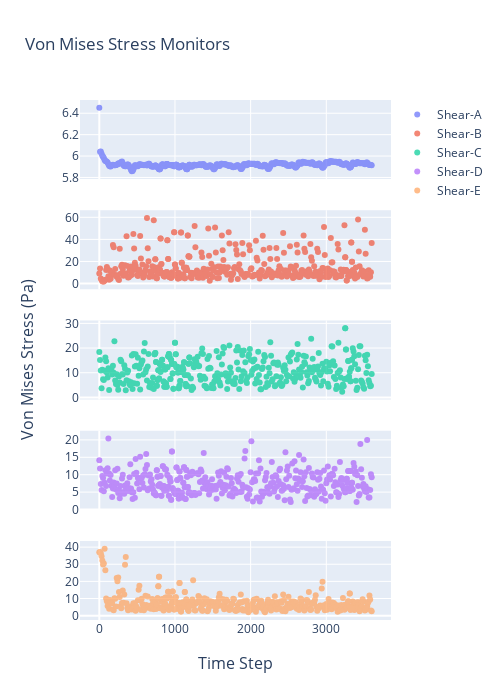

Notebook code cell kept with this figure:
### Code cell
color10_16 = ['#636EFA', '#EF553B', '#00CC96', '#AB63FA', '#FFA15A', '#19D3F3', '#FF6692', '#B6E880', '#FF97FF',
              '#FECB52']
fig = make_subplots(
    rows=5,
    cols=1,
    shared_xaxes=True,
    x_title="Time Step",
    y_title="Von Mises Stress (Pa)")
# subplot_titles=("Point A", "Quadrant 2"))

fig.add_trace(go.Scatter(x=resid_dict['point-tau_vm-a.out']['Time Step'],
                         y=resid_dict['point-tau_vm-a.out']['point-tau_vm-a'],
                         mode='markers',
                         opacity=scatter_opacity,
                         name='Shear-A',
                         line=dict(color=color10_16[0])),
              row=1, col=1)
# fig.add_trace(go.Scatter(x=bin_df['bin_centres'],
#                          y=bin_df['point-shear-a_bin_mean'],
#                          mode='markers+lines',
#                          name='Mean +/- STD',
#                          line=dict(color='black'),
#                          opacity=.55,
#                          error_y_array=bin_df['point-shear-a_std'],
#                          showlegend=False),
#               row=1, col=1)

fig.add_trace(go.Scatter(x=resid_dict['point-tau_vm-b.out']['Time Step'],
                         y=resid_dict['point-tau_vm-b.out']['point-tau_vm-b'],
                         mode='markers',
                         opacity=scatter_opacity,
                         name='Shear-B',
                         line=dict(color=color10_16[1])),
              row=2, col=1)
# fig.add_trace(go.Scatter(x=bin_df['bin_centres'],
#                          y=bin_df['point-shear-b_bin_mean'],
#                          mode='markers+lines',
#                          name='Mean +/- STD',
#                          line=dict(color='black'),
#                          opacity=.55,
#                          error_y_array=bin_df['point-shear-b_std'],
#                          showlegend=False),
#               row=2, col=1)


fig.add_trace(go.Scatter(x=resid_dict['point-tau_vm-c.out']['Time Step'],
                         y=resid_dict['point-tau_vm-c.out']['point-tau_vm-c'],
                         mode='markers',
                         opacity=scatter_opacity,
                         name='Shear-C',
                         line=dict(color=color10_16[2]),
                         showlegend=True),
              row=3, col=1)
# fig.add_trace(go.Scatter(x=bin_df['bin_centres'],
#                          y=bin_df['point-shear-c_bin_mean'],
#                          mode='markers+lines',
#                          name='Mean +/- STD',
#                          line=dict(color='black'),
#                          opacity=.55,
#                          error_y_array=bin_df['point-shear-c_std'],
#                          showlegend=False),
#               row=3, col=1)

fig.add_trace(go.Scatter(x=resid_dict['point-tau_vm-d.out']['Time Step'],
                         y=resid_dict['point-tau_vm-d.out']['point-tau_vm-d'],
                         mode='markers',
                         opacity=scatter_opacity,
                         name='Shear-D',
                         line=dict(color=color10_16[3]),
                         showlegend=True),
              row=4, col=1)
# fig.add_trace(go.Scatter(x=bin_df['bin_centres'],
#                          y=bin_df['point-shear-d_bin_mean'],
#                          mode='markers+lines',
#                          name='Mean +/- STD',
#                          line=dict(color='black'),
#                          opacity=.55,
#                          error_y_array=bin_df['point-shear-d_std'],
#                          showlegend=False),
#               row=4, col=1)

fig.add_trace(go.Scatter(x=resid_dict['point-tau_vm-e.out']['Time Step'],
                         y=resid_dict['point-tau_vm-e.out']['point-tau_vm-e'],
                         mode='markers',
                         opacity=scatter_opacity,
                         name='Shear-E',
                         line=dict(color=color10_16[4]),
                         showlegend=True),
              row=5, col=1)
# fig.add_trace(go.Scatter(x=bin_df['bin_centres'],
#                          y=bin_df['point-shear-e_bin_mean'],
#                          mode='markers+lines',
#                          name='Mean +/- STD',
#                          line=dict(color='black'),
#                          opacity=.55,
#                          error_y_array=bin_df['point-shear-e_std'],
#                          showlegend=True),
#               row=5, col=1)

fig.update_layout(height=700, width=500,
                  title_text="Von Mises Stress Monitors")

fig.show()

### Figure 1 — Plotly figure (JSON) as saved in the notebook; plotly's stock layout.template omitted (floating-point values rounded to 4 significant figures; data arrays with more than 128 entries replaced by an {"elided": "..."} marker saying what was removed)
{"data": [{"line": {"color": "#636EFA"}, "mode": "markers", "name": "Shear-A", "opacity": 0.7, "type": "scatter", "x": {"elided": "415 int values"}, "xaxis": "x", "y": {"elided": "415 float values"}, "yaxis": "y"}, {"line": {"color": "#EF553B"}, "mode": "markers", "name": "Shear-B", "opacity": 0.7, "type": "scatter", "x": {"elided": "418 int values"}, "xaxis": "x2", "y": {"elided": "418 float values"}, "yaxis": "y2"}, {"line": {"color": "#00CC96"}, "mode": "markers", "name": "Shear-C", "opacity": 0.7, "showlegend": true, "type": "scatter", "x": {"elided": "416 int values"}, "xaxis": "x3", "y": {"elided": "416 float values"}, "yaxis": "y3"}, {"line": {"color": "#AB63FA"}, "mode": "markers", "name": "Shear-D", "opacity": 0.7, "showlegend": true, "type": "scatter", "x": {"elided": "418 int values"}, "xaxis": "x4", "y": {"elided": "418 float values"}, "yaxis": "y4"}, {"line": {"color": "#FFA15A"}, "mode": "markers", "name": "Shear-E", "opacity": 0.7, "showlegend": true, "type": "scatter", "x": {"elided": "417 int values"}, "xaxis": "x5", "y": {"elided": "417 float values"}, "yaxis": "y5"}], "layout": {"annotations": [{"font": {"size": 16}, "showarrow": false, "text": "Time Step", "x": 0.5, "xanchor": "center", "xref": "paper", "y": 0, "yanchor": "top", "yref": "paper", "yshift": -30}, {"font": {"size": 16}, "showarrow": false, "text": "Von Mises Stress (Pa)", "textangle": -90, "x": 0, "xanchor": "right", "xref": "paper", "xshift": -40, "y": 0.5, "yanchor": "middle", "yref": "paper"}], "height": 700, "title": {"text": "Von Mises Stress Monitors"}, "width": 500, "xaxis": {"anchor": "y", "domain": [0.0, 1.0], "matches": "x5", "showticklabels": false}, "xaxis2": {"anchor": "y2", "domain": [0.0, 1.0], "matches": "x5", "showticklabels": false}, "xaxis3": {"anchor": "y3", "domain": [0.0, 1.0], "matches": "x5", "showticklabels": false}, "xaxis4": {"anchor": "y4", "domain": [0.0, 1.0], "matches": "x5", "showticklabels": false}, "xaxis5": {"anchor": "y5", "domain": [0.0, 1.0]}, "yaxis": {"anchor": "x", "domain": [0.848, 1.0]}, "yaxis2": {"anchor": "x2", "domain": [0.636, 0.788]}, "yaxis3": {"anchor": "x3", "domain": [0.424, 0.576]}, "yaxis4": {"anchor": "x4", "domain": [0.212, 0.364]}, "yaxis5": {"anchor": "x5", "domain": [0.0, 0.152]}}}
